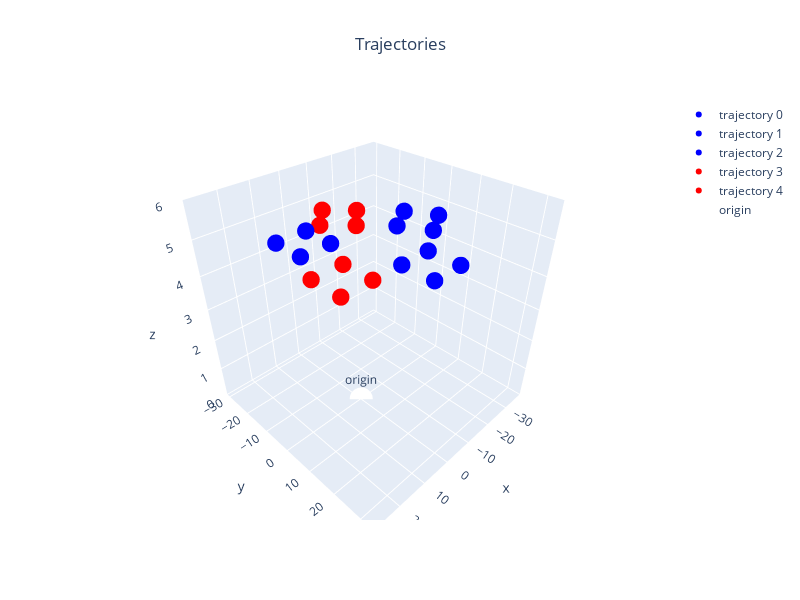

Source (notebook cell):
### Markdown cell above
## Gazebo Congiguration

### Code cell
gaz_config = ConfigGazebo(origin = enu_origin,
                          world_path="simulator/gazebo/worlds/runway.world")

for path,home,c in zip(base_paths,base_homes,gcs_colors):
    gaz_config.add(base_path=path,base_home=home,color=c)
gaz_config.show()

### Figure 1 — Plotly figure (JSON) as saved in the notebook; plotly's stock layout.template omitted (floating-point values rounded to 4 significant figures)
{"data": [{"marker": {"color": ["blue", "blue", "blue", "blue", "blue"], "size": 6}, "mode": "markers", "name": "trajectory 0", "type": "scatter3d", "x": [-15, -23.66, -28.66, -20, -15], "y": [9.185e-16, -5.0, 3.66, 8.66, 9.185e-16], "z": [5, 5, 5, 5, 5]}, {"marker": {"color": ["blue", "blue", "blue", "blue", "blue"], "size": 6}, "mode": "markers", "name": "trajectory 1", "type": "scatter3d", "x": [9.185e-16, -10.0, -10.0, 1.531e-15, 9.185e-16], "y": [15, 15, 25, 25, 15], "z": [5, 5, 5, 5, 5]}, {"marker": {"color": ["blue", "blue", "blue", "blue", "blue"], "size": 6}, "mode": "markers", "name": "trajectory 2", "type": "scatter3d", "x": [15.0, 5.0, 5, 15, 15.0], "y": [-15.0, -15, -5, -5.0, -15.0], "z": [5, 5, 5, 5, 5]}, {"marker": {"color": ["red", "red", "red", "red", "red"], "size": 6}, "mode": "markers", "name": "trajectory 3", "type": "scatter3d", "x": [-9.185e-16, -7.071, -14.14, -7.071, -9.185e-16], "y": [-15, -22.07, -15, -7.929, -15], "z": [5, 5, 5, 5, 5]}, {"marker": {"color": ["red", "red", "red", "red", "red"], "size": 6}, "mode": "markers", "name": "trajectory 4", "type": "scatter3d", "x": [20, 10, 10.0, 20, 20], "y": [5.0, 5.0, 15, 15.0, 5.0], "z": [5, 5, 5, 5, 5]}, {"marker": {"color": "white", "size": 8}, "mode": "markers+text", "name": "origin", "text": ["origin"], "textposition": "top center", "type": "scatter3d", "x": [0], "y": [0], "z": [0]}], "layout": {"height": 600, "scene": {"xaxis": {"range": [-38.39, 29.73], "title": {"text": "x"}}, "yaxis": {"range": [-31.49, 34.41], "title": {"text": "y"}}, "zaxis": {"range": [0, 6], "title": {"text": "z"}}}, "showlegend": true, "title": {"text": "Trajectories", "x": 0.5, "xanchor": "center"}, "width": 800}}
